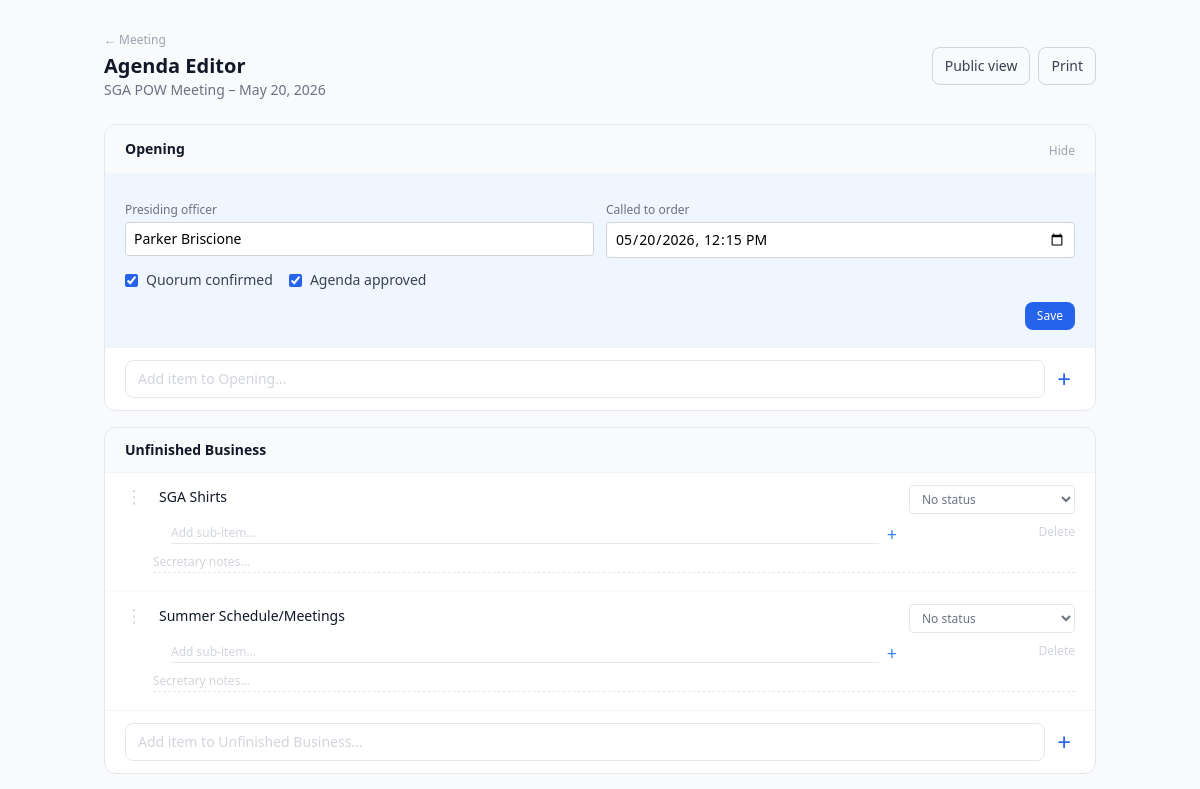
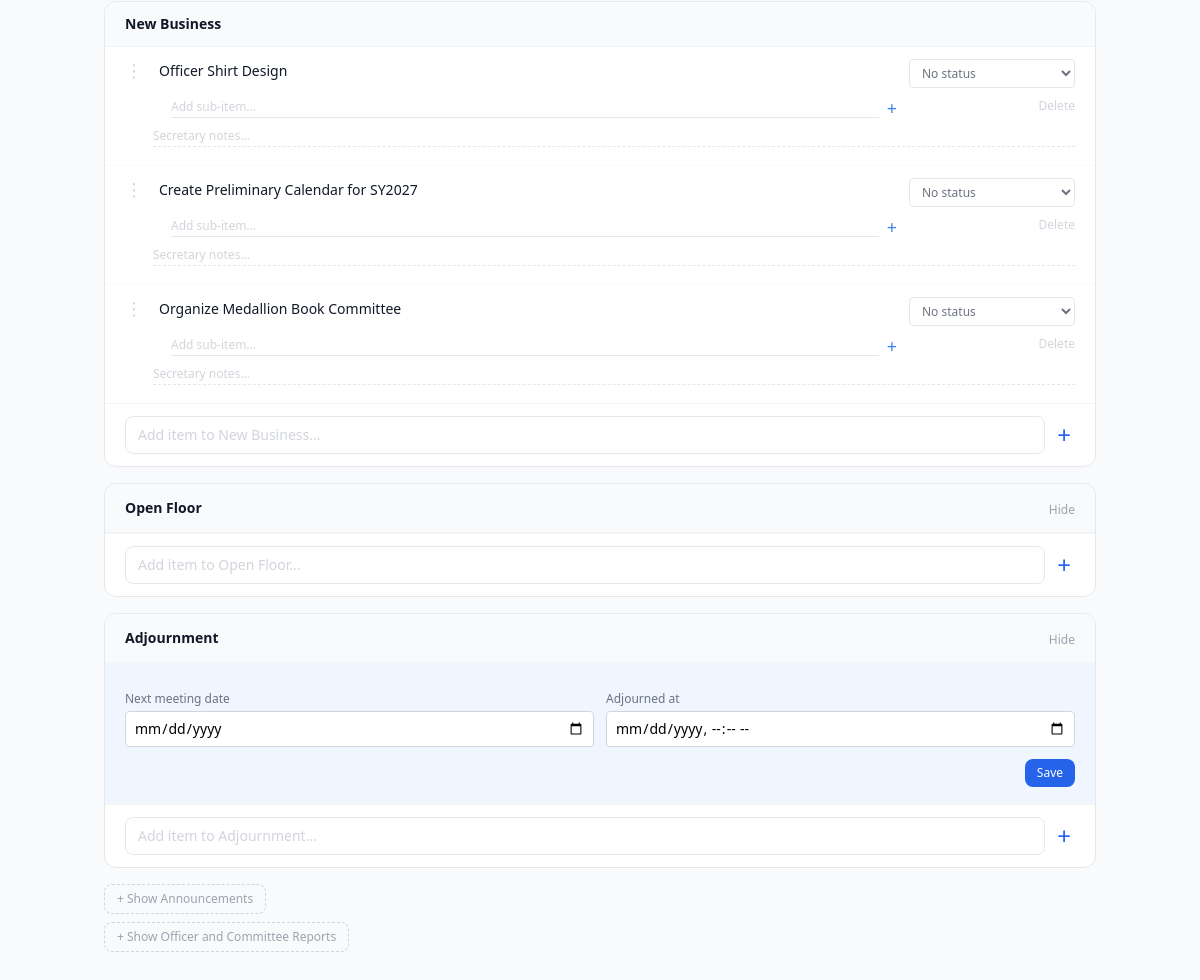
The app's page /agenda/1/ (signed in) with its own data (2 pictures, top to bottom).
### sga/models.py (models this page shows, shortened)
class Meeting(models.Model):
    title              = models.CharField(max_length=200)
    date               = models.DateField()
    created_by         = models.ForeignKey(Member, on_delete=models.SET_NULL, null=True, related_name='meetings_created')
    attendance_session = models.OneToOneField(AttendanceSession, on_delete=models.SET_NULL, null=True, blank=True, related_name='meeting')
    scheduled_start    = models.DateTimeField(null=True, blank=True)
    scheduled_end      = models.DateTimeField(null=True, blank=True)
    created_at         = models.DateTimeField(auto_now_add=True)
    updated_at         = models.DateTimeField(auto_now=True)
    class Meta:
        ordering = ['-date']

class AgendaSection(models.Model):
    SECTION_CHOICES = [
        ('OPENING',       'Opening'),
        ('ANNOUNCEMENTS', 'Announcements'),
        ('REPORTS',       'Officer and Committee Reports'),
        ('UNFINISHED',    'Unfinished Business'),
        ('NEW',           'New Business'),
        ('OPEN_FLOOR',    'Open Floor'),
        ('ADJOURNMENT',   'Adjournment'),
    ]
    SECTION_ORDER = ['OPENING', 'ANNOUNCEMENTS', 'REPORTS', 'UNFINISHED', 'NEW', 'OPEN_FLOOR', 'ADJOURNMENT']
    agenda       = models.ForeignKey(Agenda, on_delete=models.CASCADE, related_name='sections')
    section_type = models.CharField(max_length=20, choices=SECTION_CHOICES)
    is_hidden    = models.BooleanField(default=False)
    class Meta:
        ordering = ['id']

class Agenda(models.Model):
    meeting              = models.OneToOneField(Meeting, on_delete=models.CASCADE, related_name='agenda')
    presiding_officer    = models.CharField(max_length=120, blank=True)
    quorum_confirmed     = models.BooleanField(default=False)
    agenda_approved      = models.BooleanField(default=False)
    called_to_order_time = models.DateTimeField(null=True, blank=True)
    next_meeting_date    = models.DateField(null=True, blank=True)
    adjourned_time       = models.DateTimeField(null=True, blank=True)
    created_at           = models.DateTimeField(auto_now_add=True)
    updated_at           = models.DateTimeField(auto_now=True)

class AgendaItem(models.Model):
    STATUS_CHOICES = [
        ('',            'None'),
        ('PASSED',      'Passed'),
        ('TABLED',      'Tabled'),
        ('POSTPONED',   'Postponed Indefinitely'),
        ('DILATED',     'Dilated'),
    ]
    section      = models.ForeignKey(AgendaSection, on_delete=models.CASCADE, related_name='items')
    text         = models.TextField()
    order        = models.IntegerField(default=0)
    status       = models.CharField(max_length=20, choices=STATUS_CHOICES, blank=True, default='')
    notes        = models.TextField(blank=True)
    carried_from = models.ForeignKey('self', null=True, blank=True, on_delete=models.SET_NULL, related_name='carried_to')
    created_at   = models.DateTimeField(auto_now_add=True)
    class Meta:
        ordering = ['order', 'id']

### sga/views.py (the view, shortened to what this page needs)
# urls.py: path('agenda/<int:meeting_id>/',      views.agenda_view,         name='agenda'),
@login_required
def agenda_view(request, meeting_id):
    try:
        member = Member.objects.get(student_id=request.user.username)
    except Member.DoesNotExist:
        return redirect('login')
    if not is_officer(member):
        messages.error(request, 'Access denied.')
        return redirect('dashboard')
    meeting = Meeting.objects.filter(id=meeting_id).first()
    if not meeting:
        messages.error(request, 'Meeting not found.')
        return redirect('meetings')
    agenda = _get_or_create_agenda(meeting)
    sections = agenda.sections.prefetch_related('items__subitems').all()
    qr_b64 = None
    checkin_url = None
    return render(request, 'sga/agenda_editor.html', {
        'member': member,
        'meeting': meeting,
        'agenda': agenda,
        'sections': sections,
        'qr_b64': qr_b64,
        'checkin_url': checkin_url,
    })

### sga/views.py (called while the page is built)
def is_officer(member):
    return member.permission_tier in ('OFFICER', 'SCI')

def _get_or_create_agenda(meeting):
    agenda, created = Agenda.objects.get_or_create(meeting=meeting)
    if created:
        section_types = AgendaSection.SECTION_ORDER
        for st in section_types:
            AgendaSection.objects.create(agenda=agenda, section_type=st)
    return agenda

### sga/templates/sga/agenda_editor.html (shortened to what this page needs)
<!DOCTYPE html>
<html lang="en">
<head>
  <script src="https://cdn.tailwindcss.com"></script>
</head>
<body class="bg-gray-50 min-h-screen">
<div class="max-w-5xl mx-auto px-4 py-8">
  <div class="flex items-center justify-between mb-6 no-print">
    <div>
      <a href="{% url 'meeting_detail' meeting.id %}" class="text-xs text-gray-400 hover:text-gray-600 block mb-1">&larr; Meeting</a>
      <h1 class="text-xl font-semibold text-gray-900">Agenda Editor</h1>
      <p class="text-sm text-gray-500">{{ meeting.title }}</p>
    </div>
    <div class="flex gap-2 flex-wrap justify-end">
      <a href="{% url 'public_agenda' meeting.id %}" target="_blank"
        class="text-sm border border-gray-300 hover:border-gray-400 text-gray-700 px-3 py-2 rounded-lg transition">
        Public view
      </a>
      <button onclick="window.print()" class="text-sm border border-gray-300 hover:border-gray-400 text-gray-700 px-3 py-2 rounded-lg transition">
        Print
      </button>
    </div>
  </div>
  <div class="flex gap-6">
    <div class="flex-1 min-w-0">
      {% for section in sections %}
      {% if not section.is_hidden %}
      <div class="bg-white border border-gray-200 rounded-xl mb-4 overflow-hidden print-section">
        <div class="flex items-center justify-between px-5 py-3 bg-gray-50 border-b border-gray-100">
          <h2 class="text-sm font-semibold text-gray-900">{{ section.get_section_type_display }}</h2>
          <div class="flex items-center gap-2 no-print">
            {% if section.items.count == 0 %}
            <form method="POST">
              <button type="submit" class="text-xs text-gray-400 hover:text-gray-600">Hide</button>
            </form>
            {% endif %}
          </div>
        </div>
        {% if section.section_type == 'OPENING' %}
        <div class="px-5 py-4 border-b border-gray-100 bg-blue-50 no-print">
          <form method="POST" class="space-y-3">
            <div class="grid grid-cols-2 gap-3">
              <div>
                <label class="block text-xs text-gray-500 mb-1">Presiding officer</label>
                <input type="text" name="presiding_officer" value="{{ agenda.presiding_officer }}"
                  class="w-full border border-gray-300 rounded px-2 py-1.5 text-sm focus:outline-none focus:ring-2 focus:ring-blue-500">
              </div>
              <div>
                <label class="block text-xs text-gray-500 mb-1">Called to order</label>
                <input type="datetime-local" name="called_to_order_time"
                  value="{% if agenda.called_to_order_time %}{{ agenda.called_to_order_time|date:'Y-m-d' }}T{{ agenda.called_to_order_time|date:'H:i' }}{% endif %}"
                  class="w-full border border-gray-300 rounded px-2 py-1.5 text-sm focus:outline-none focus:ring-2 focus:ring-blue-500">
              </div>
            </div>
            <div class="flex gap-4">
              <label class="flex items-center gap-2 text-sm text-gray-700 cursor-pointer">
                <input type="checkbox" name="quorum_confirmed" {% if agenda.quorum_confirmed %}checked{% endif %} class="accent-blue-600">
                Quorum confirmed
              </label>
              <label class="flex items-center gap-2 text-sm text-gray-700 cursor-pointer">
                <input type="checkbox" name="agenda_approved" {% if agenda.agenda_approved %}checked{% endif %} class="accent-blue-600">
                Agenda approved
              </label>
            </div>
            <div class="flex justify-between items-center">
              <button type="submit" class="text-xs bg-blue-600 hover:bg-blue-700 text-white px-3 py-1.5 rounded-lg transition ml-auto">Save</button>
            </div>
          </form>
        </div>
        {% endif %}
        {% if section.section_type == 'ADJOURNMENT' %}
        <div class="px-5 py-4 border-b border-gray-100 bg-blue-50 no-print">
          <form method="POST" class="space-y-3">
            <div class="grid grid-cols-2 gap-3">
              <div>
                <label class="block text-xs text-gray-500 mb-1">Next meeting date</label>
                <input type="date" name="next_meeting_date"
                  value="{% if agenda.next_meeting_date %}{{ agenda.next_meeting_date|date:'Y-m-d' }}{% endif %}"
                  class="w-full border border-gray-300 rounded px-2 py-1.5 text-sm focus:outline-none focus:ring-2 focus:ring-blue-500">
              </div>
              <div>
                <label class="block text-xs text-gray-500 mb-1">Adjourned at</label>
                <input type="datetime-local" name="adjourned_time"
                  value="{% if agenda.adjourned_time %}{{ agenda.adjourned_time|date:'Y-m-d' }}T{{ agenda.adjourned_time|date:'H:i' }}{% endif %}"
                  class="w-full border border-gray-300 rounded px-2 py-1.5 text-sm focus:outline-none focus:ring-2 focus:ring-blue-500">
              </div>
            </div>
            <div class="flex justify-end">
              <button type="submit" class="text-xs bg-blue-600 hover:bg-blue-700 text-white px-3 py-1.5 rounded-lg transition">Save</button>
            </div>
          </form>
        </div>
        {% endif %}
        <div id="section-{{ section.id }}" class="divide-y divide-gray-50">
          {% for item in section.items.all %}
          <div class="item-row px-5 py-3" data-item-id="{{ item.id }}">
            <div class="flex items-start gap-3">
              <span class="drag-handle text-gray-300 hover:text-gray-500 mt-0.5 no-print select-none text-lg leading-none">&vellip;</span>
              <div class="flex-1 min-w-0">
                <form method="POST" class="mb-1 update-item-form" data-item-id="{{ item.id }}">
                  <textarea name="text" rows="1"
                    class="w-full text-sm text-gray-900 border-0 bg-transparent resize-none focus:outline-none focus:ring-1 focus:ring-blue-400 rounded px-1 py-0.5"
                    oninput="this.style.height='auto';this.style.height=this.scrollHeight+'px'">{{ item.text }}</textarea>
                </form>
                <form method="POST" class="flex items-center gap-2 mt-2 pl-4 no-print add-subitem-form">
                  <input type="text" name="text" placeholder="Add sub-item..."
                    class="flex-1 text-xs border-0 border-b border-gray-200 focus:border-blue-400 focus:outline-none bg-transparent py-0.5 text-gray-600 placeholder-gray-300">
                  <button type="submit" class="text-blue-500 hover:text-blue-700 text-lg leading-none font-light">+</button>
                </form>
              </div>
              <div class="flex flex-col items-end gap-1 min-w-32 no-print">
                <form method="POST" class="update-item-form" data-item-id="{{ item.id }}">
                  <select name="status" onchange="this.form.submit()"
                    class="text-xs border border-gray-200 rounded px-2 py-1 focus:outline-none focus:ring-1 focus:ring-blue-400
                    {% if item.status == 'PASSED' %}bg-green-50 text-green-700
                    {% elif item.status == 'TABLED' %}bg-yellow-50 text-yellow-700
                    {% elif item.status == 'POSTPONED' %}bg-red-50 text-red-700
                    {% elif item.status == 'DILATED' %}bg-purple-50 text-purple-700
                    {% else %}bg-white text-gray-500{% endif %}">
                    <option value="" {% if item.status == '' %}selected{% endif %}>No status</option>
                  </select>
                </form>
                <form method="POST" class="w-full">
                  <button type="submit" class="text-xs text-gray-300 hover:text-red-400 w-full text-right">Delete</button>
                </form>
              </div>
            </div>
            <div class="mt-2 pl-7">
              <form method="POST" class="update-notes-form">
                <textarea name="notes" rows="1" placeholder="Secretary notes..."
                  class="w-full text-xs text-gray-500 border-0 border-b border-dashed border-gray-200 focus:border-blue-300 focus:outline-none bg-transparent resize-none py-0.5 placeholder-gray-300"
                  oninput="this.style.height='auto';this.style.height=this.scrollHeight+'px'">{{ item.notes }}</textarea>
              </form>
            </div>
          </div>
          {% endfor %}
        </div>
        <div class="px-5 py-3 border-t border-gray-100 no-print">
          <form method="POST" class="flex items-center gap-2">
            <input type="text" name="text" placeholder="Add item to {{ section.get_section_type_display }}..."
              class="flex-1 text-sm border border-gray-200 rounded-lg px-3 py-2 focus:outline-none focus:ring-2 focus:ring-blue-500 placeholder-gray-300">
            <button type="submit" class="text-blue-600 hover:text-blue-800 text-2xl leading-none font-light px-1">+</button>
          </form>
        </div>
      </div>
      {% endif %}
      {% endfor %}
      {% for section in sections %}
      {% if section.is_hidden %}
      <div class="mb-2 no-print">
        <form method="POST" class="inline">
          <button type="submit" class="text-xs text-gray-400 hover:text-gray-600 border border-dashed border-gray-300 rounded-lg px-3 py-1.5">
            + Show {{ section.get_section_type_display }}
          </button>
        </form>
      </div>
      {% endif %}
      {% endfor %}
    </div>
  </div>
</div>
</body>
</html>

### sga/templates/sga/agenda_editor.html (style rules this page uses)
.drag-handle { cursor: grab; }

### records on screen
Meeting: title "SGA POW Meeting – May 20, 2026"
AgendaSection: section_type "Opening", text "Add item to Opening..."
Agenda: presiding_officer "Parker Briscione", called_to_order_time "05/20/2026 12:15", quorum_confirmed "☑", agenda_approved "☑"
AgendaSection: section_type "Unfinished Business", text "Add item to Unfinished Business..."
AgendaItem: text "SGA Shirts", status "No status"
AgendaItem: text "Summer Schedule/Meetings", status "No status"
AgendaSection: section_type "New Business", text "Add item to New Business..."
AgendaItem: text "Officer Shirt Design", status "No status"
AgendaItem: text "Create Preliminary Calendar for SY2027", status "No status"
AgendaItem: text "Organize Medallion Book Committee", status "No status"
AgendaSection: section_type "Open Floor", text "Add item to Open Floor..."
AgendaSection: section_type "Adjournment", text "Add item to Adjournment..."
AgendaSection: section_type "Announcements"
AgendaSection: section_type "Officer and Committee Reports"
